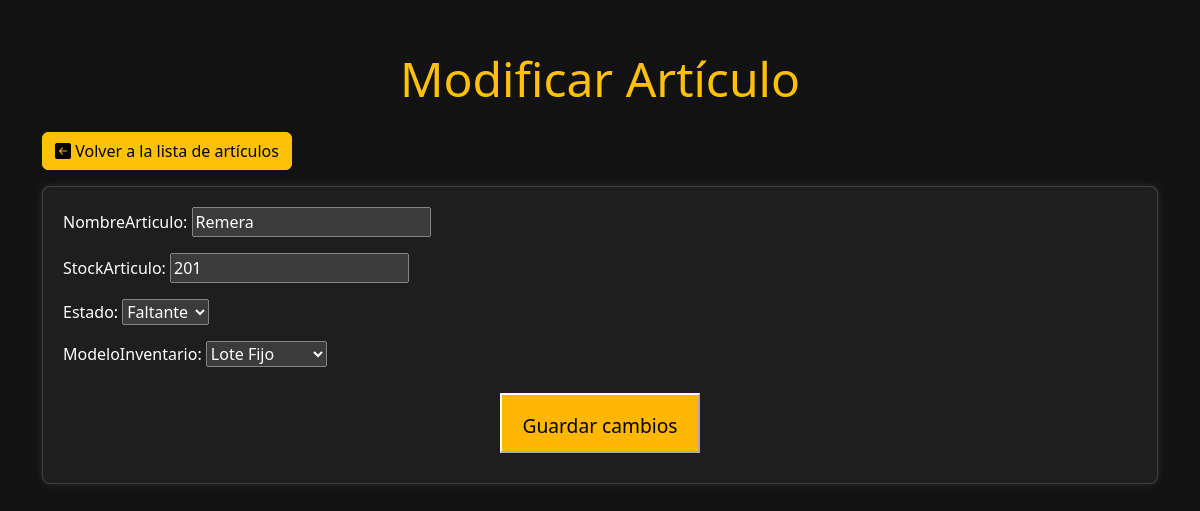
Before: /articulos/modificar/4/ with the older database file.
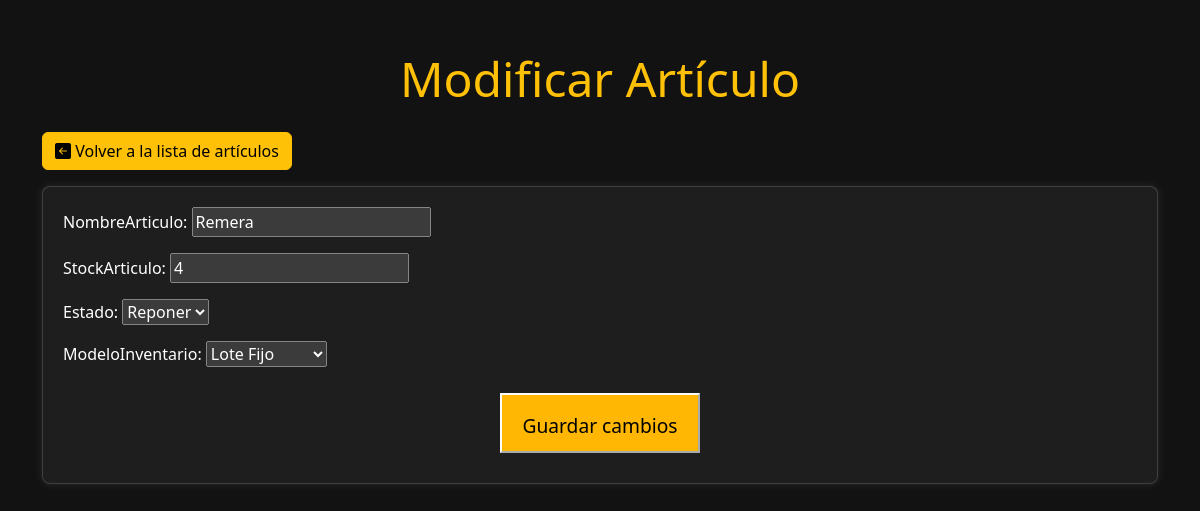
After: the same page with the newer database file.
### stock/models.py (models this page shows)
class Articulo(models.Model):
    codArticulo = models.AutoField(primary_key=True)
    fechaAltaArticulo = models.DateField(auto_now_add=True)
    fechaBajaArticulo = models.DateField(null=True, blank=True, max_length=30)
    nombreArticulo = models.CharField(max_length=30)
    stockArticulo = models.IntegerField()
    puntoPedido = models.IntegerField(default=0)
    stockSeguridad = models.IntegerField(default=0)
    loteOptimo = models.IntegerField(default=0)
    cantidasIntervaloFijo = models.IntegerField(default=0)
    estado = models.ForeignKey(EstadoArticulo, on_delete=models.CASCADE, related_name='articulos')
    modeloInventario = models.ForeignKey(ModeloInventario, on_delete=models.CASCADE, related_name="articulos")
    proveedor = models.ForeignKey(Proveedor, on_delete=models.CASCADE, related_name='articulos', null=True)

### stock/views.py (the view)
# urls.py: path('articulos/modificar/<int:pk>/', ModificarArticulo.as_view(), name='modificar_articulo'),
class ModificarArticulo(UpdateView):
    model = Articulo
    form_class = ArticuloForm
    template_name = 'modificar_articulo.html'
    success_url = reverse_lazy('lista_articulos')

### stock/forms.py
class ArticuloForm(forms.ModelForm):
    class Meta:
        model = Articulo
        fields = ['nombreArticulo', 'stockArticulo', 'estado', 'modeloInventario']
    def __init__(self, *args, **kwargs):
        super().__init__(*args, **kwargs)
        self.fields['estado'].empty_label = None
        self.fields['estado'].label_from_instance = lambda obj: obj.nombreEA
        self.fields['modeloInventario'].empty_label = None
        self.fields['modeloInventario'].label_from_instance = lambda obj: obj.nombreMI

### stock/Templates/modificar_articulo.html (shortened to what this page needs)
<!DOCTYPE html>
<html lang="en" data-bs-theme="dark">
<head>
    <link href="https://cdn.jsdelivr.net/npm/bootstrap@5.3.3/dist/css/bootstrap.min.css" rel="stylesheet"
>
    <link rel="stylesheet" href="https://cdn.jsdelivr.net/npm/bootstrap-icons@1.11.3/font/bootstrap-icons.min.css">
</head>
<body>
    <div class="container">
        <h1 class="display-5 text-center text-warning mb-4">Modificar Artículo</h1>
        <a href="{% url 'lista_articulos' %}" class="btn btn-warning mb-3"><i class="bi bi-arrow-left-square-fill"></i> Volver a la lista de artículos</a>
        <div class="card">
            <form method="post">
                <div class="mb-3">
                    {{ form.as_p }}
                </div>
                <div class="text-center">
                    <button type="submit" class="btn-custom">Guardar cambios</button>
                </div>
            </form>
        </div>
    </div>
</body>
</html>

Changed rows visible on the page:
changed Articulo "Remera": stockArticulo "201" → "4"; estado "Faltante" → "Reponer"
